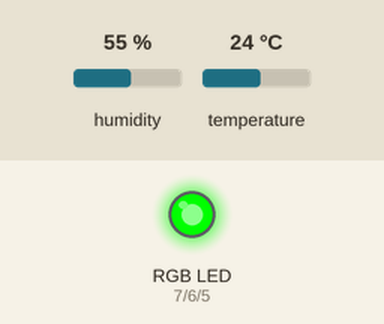
Recording of a sketch running on a simulated Arduino Uno, built with avr-gcc and run on an emulated ATmega328P. Shown: an RGB LED mixed from three pins (HIGH = lit). The inputs (shaded band) are chosen by the test bench; at power-on: humidity 55 %, temperature 24 °C. What the sketch prints to the serial monitor is not drawn.

Above: at 0.3 s.
Timing chart, 0 to 1.8 s (numbered marks = the images above):
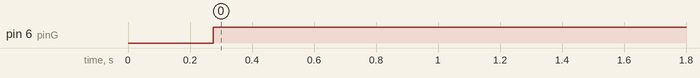

The sketch:

sensoryled20_aranza__frias.ino
```cpp
#include <DHT.h> // Librería Dht11
// Aquí definimos las variables que vamos a utilizar
#define DHTTYPE DHT11 // Estamos definiendo que utilizaremos el Dht11
#define DHTPIN 4 // Se define el Pin que utilizaremos
// De la línea 6 - 8 se definirá los Pin del RGB
#define pinR 7
#define pinG 6
#define pinB 5

DHT dht(DHTPIN, DHTTYPE); // Se inicializa el sensor DHT.

void setup() { // Es todo lo previo que se necesita para que funcione
// De la línea 14 - 16 se define los Pin RGB en donde sale la electricidad
  pinMode(pinR, OUTPUT);
  pinMode(pinG, OUTPUT);
  pinMode(pinB, OUTPUT);

  Serial.begin(9600); // Se utiliza para que funcionen todos los dispositivos por ej: LED, Dht11 y arduino en la misma frecuencia
  dht.begin(); // Se utiliza para iniciar el Dht11

}

void loop() { // Esto quiere decir que está en bucle actualizando la temperatura y humedad cada 250 milisegundos
  delay(250); // Es una función que hace que el procesador espere
  float humidity = dht.readHumidity(); // Lee la humedad
  float temperature = dht.readTemperature(); // Lee la temperatura en grados Celsius

  if(isnan(humidity) || isnan(temperature)) { // isnan = No es un número que se vuelve verdadero cuando no es un número
    Serial.println("ERROR EN EL SENSOR"); // Consulta si hay fallo y vuelve a leer si lo hay.
  // Línea 31 y 32 Sirve para escribir un valor (o poner en un estado) un pin digital
    digitalWrite(pinR,255);
    digitalWrite(pinG,0);
    return;
  }
  // Información de Temperatura y Humedad en el Serial Monitor.
  Serial.print ("Humidity: ");
  Serial.print (humidity);
  Serial.print ("% Temperature:");
  Serial.print (temperature);
  Serial.println("°C");
  digitalWrite(pinG,255);
  digitalWrite(pinR,0);
  delay(250);

}
```

Measured:
- by itself, pin 6 (pinG): LOW → HIGH at 0.27 s
